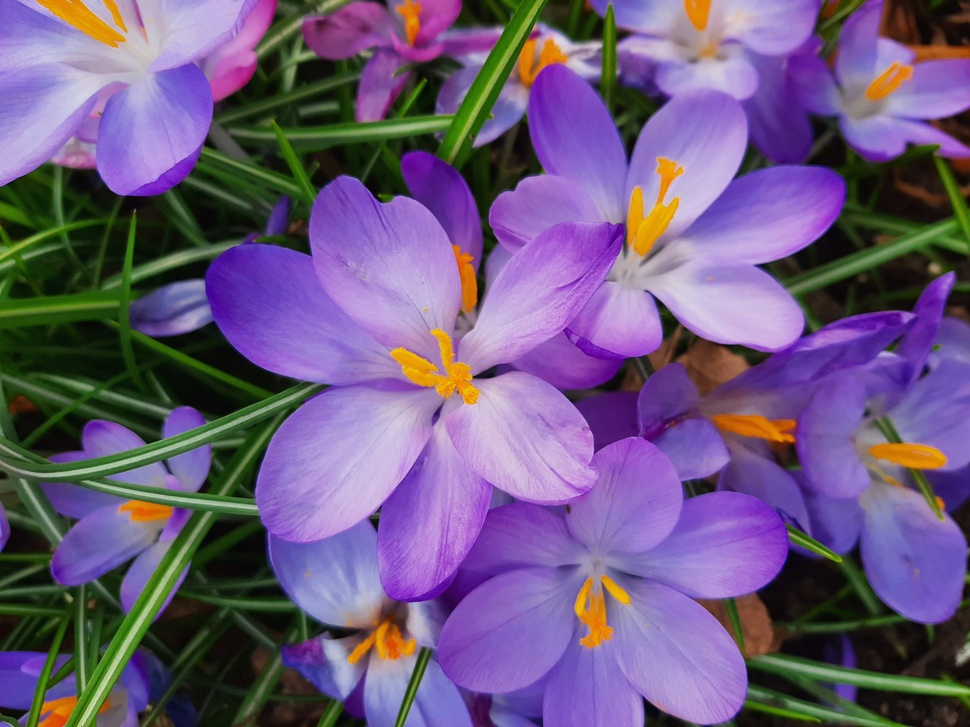
#> input picture MIdterm/1st part/SOln/cherrytree.jpeg, 970 x 727 px, shrunk from 4032 x 3024 before the run, found by its file name
$ python 220071_Aditya_Modi.py
#> lines starting #> are read from the running program, lines starting #| are printed output that depends on the picture
import cv2
import numpy as np

def solve(s):
    img = cv2.imread(s)        # Read the image
#> img is the input picture: shape (727, 970, 3); mean B, G, R 125.6, 89.4, 109
    img_gray = cv2.cvtColor(img,cv2.COLOR_BGR2GRAY)    # Convert the image to BW
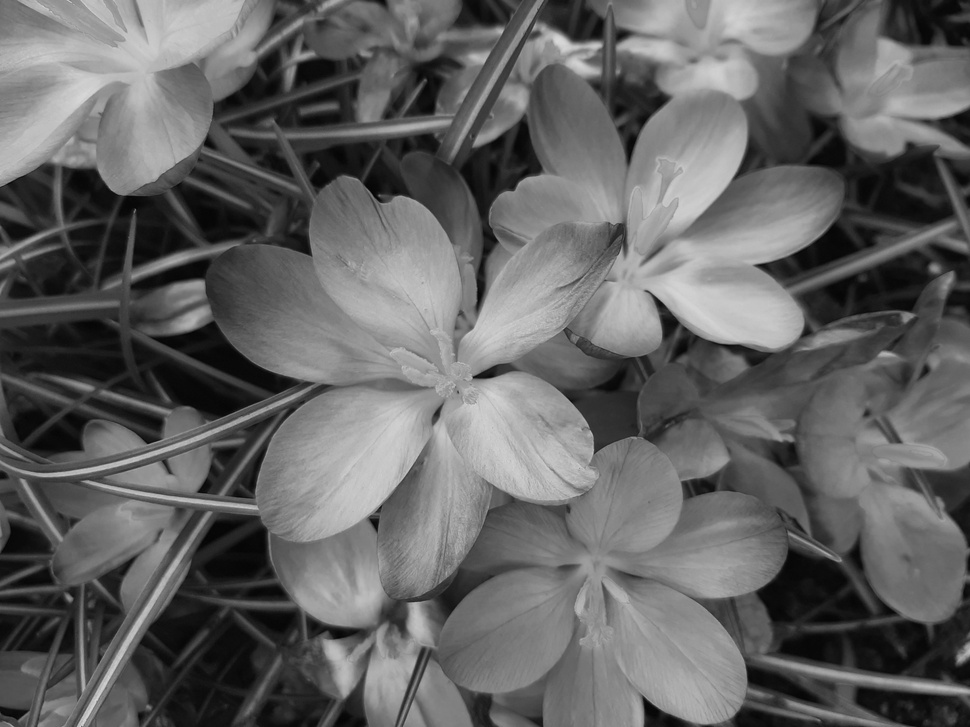
#> img_gray: shape (727, 970); min 2, max 218, mean 99.4
    f = np.fft.fft2(img_gray)        # Computing Fourier Transform
    magnitude_spectrum = 20*np.log(np.abs(f))
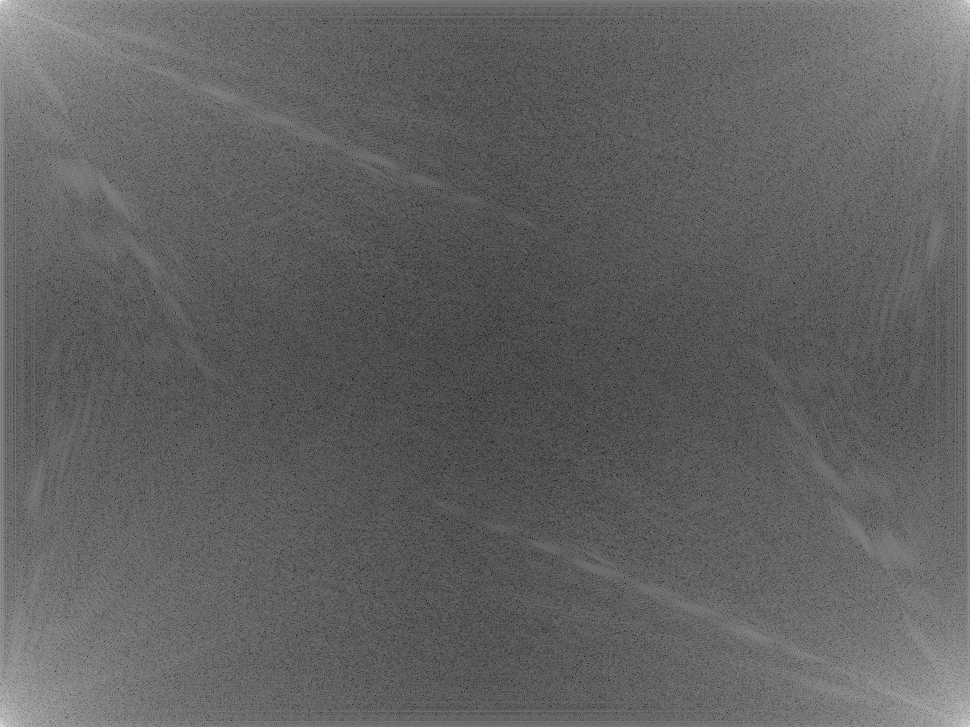
#> magnitude_spectrum: shape (727, 970) float64; min 21.95, max 361.3, mean 152.6; drawn with min black and max white
    magnitude_spectrum = np.uint8(magnitude_spectrum)
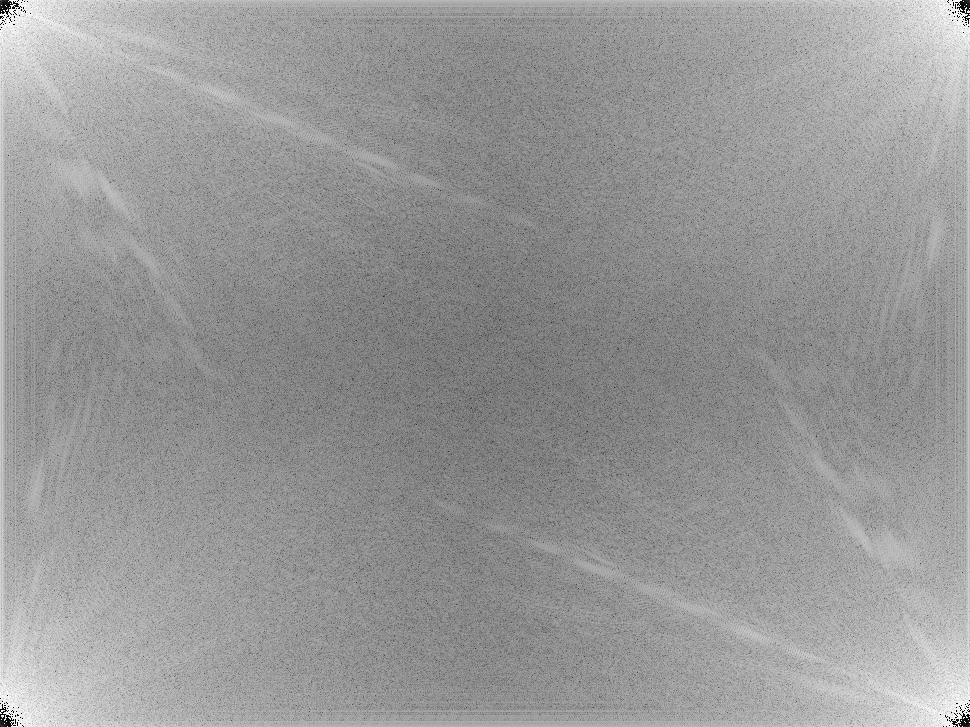
#> magnitude_spectrum: shape (727, 970); min 0, max 255, mean 151.8
    cv2.imshow('Magnitude Spectrum', magnitude_spectrum)
    cv2.waitKey(0)

#Testing the function
image_path = "/Users/akashpaijwar/Documents/Winter Project/CV101/MS/1st part/SOln/cherrytree.jpeg"

solve(image_path)

$ run again, with MIdterm/1st part/SOln/types-of-flowers-for-garden-black-eyed-susans-1674848363.jpeg copied over MIdterm/1st part/SOln/cherrytree.jpeg
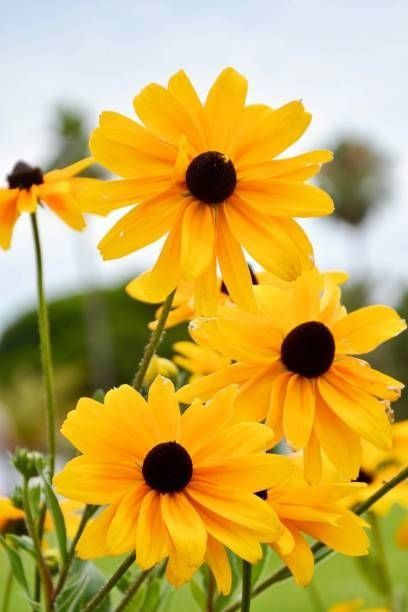
#> input picture MIdterm/1st part/SOln/types-of-flowers-for-garden-black-eyed-susans-1674848363.jpeg, 408 x 612 px, found by its file name
#> in solve, img is the input picture: shape (612, 408, 3); mean B, G, R 81.5, 170.3, 200.4
#> in solve, `img_gray = cv2.cvtColor(img,cv2.COLOR_BGR2GRAY)`:
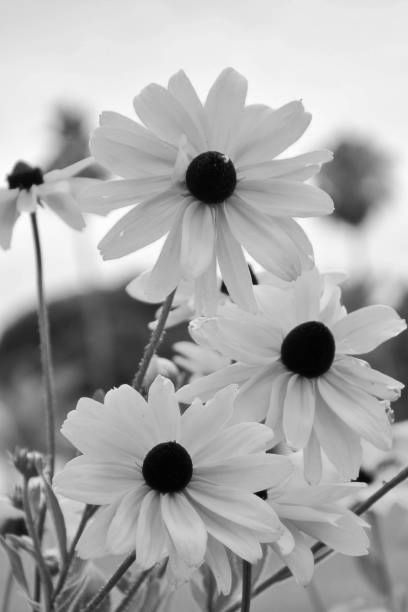
#> img_gray: shape (612, 408); min 1, max 255, mean 169.2
#> in solve, `magnitude_spectrum = np.uint8(magnitude_spectrum)`:
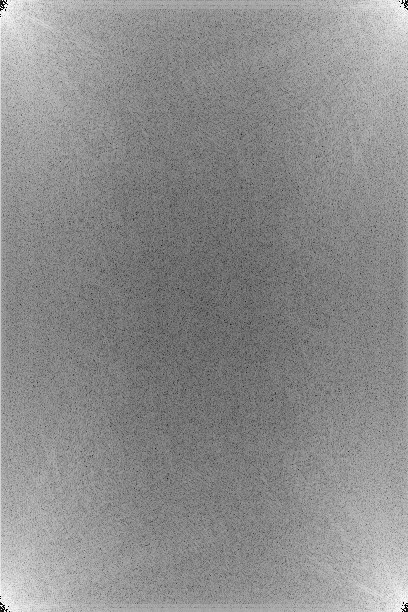
#> magnitude_spectrum: shape (612, 408); min 0, max 255, mean 140.3
